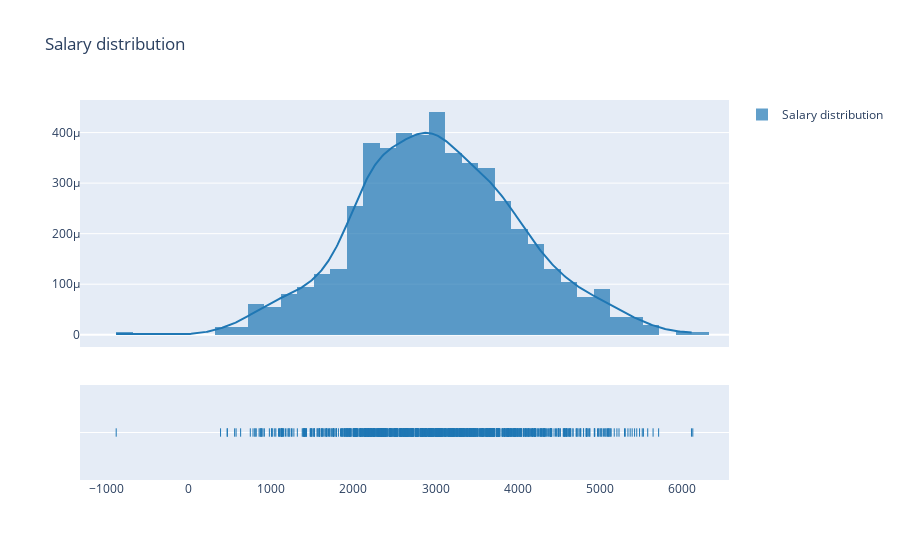

Write notebook code for a chart like this one.
### Markdown cell above
## Adding a title

### Code cell
fig = ff.create_distplot(hist_data = [df.Salary.values.tolist()],
                         group_labels = ["Salary distribution"],
                        bin_size = [200])

fig["layout"].update(title = "Salary distribution")

# iplot(fig)
pio.show(fig)

### Figure 1 — Plotly figure (JSON) as saved in the notebook; plotly's stock layout.template omitted (floating-point values rounded to 4 significant figures; data arrays with more than 128 entries replaced by an {"elided": "..."} marker saying what was removed)
{"data": [{"autobinx": false, "histnorm": "probability density", "legendgroup": "Salary distribution", "marker": {"color": "rgb(31, 119, 180)"}, "name": "Salary distribution", "opacity": 0.7, "type": "histogram", "x": {"elided": "1000 float values"}, "xaxis": "x", "xbins": {"end": 6126.0, "size": 200, "start": -880.9}, "yaxis": "y"}, {"legendgroup": "Salary distribution", "marker": {"color": "rgb(31, 119, 180)"}, "mode": "lines", "name": "Salary distribution", "showlegend": false, "type": "scatter", "x": {"elided": "500 float values"}, "xaxis": "x", "y": {"elided": "500 float values"}, "yaxis": "y"}, {"legendgroup": "Salary distribution", "marker": {"color": "rgb(31, 119, 180)", "symbol": "line-ns-open"}, "mode": "markers", "name": "Salary distribution", "showlegend": false, "type": "scatter", "x": {"elided": "1000 float values"}, "xaxis": "x", "y": {"elided": "1000 str values"}, "yaxis": "y2"}], "layout": {"barmode": "overlay", "hovermode": "closest", "legend": {"traceorder": "reversed"}, "title": {"text": "Salary distribution"}, "xaxis": {"anchor": "y2", "domain": [0, 1], "zeroline": false}, "yaxis": {"anchor": "free", "domain": [0.35, 1], "position": 0}, "yaxis2": {"anchor": "x", "domain": [0, 0.25], "dtick": 1, "showticklabels": false}}}
